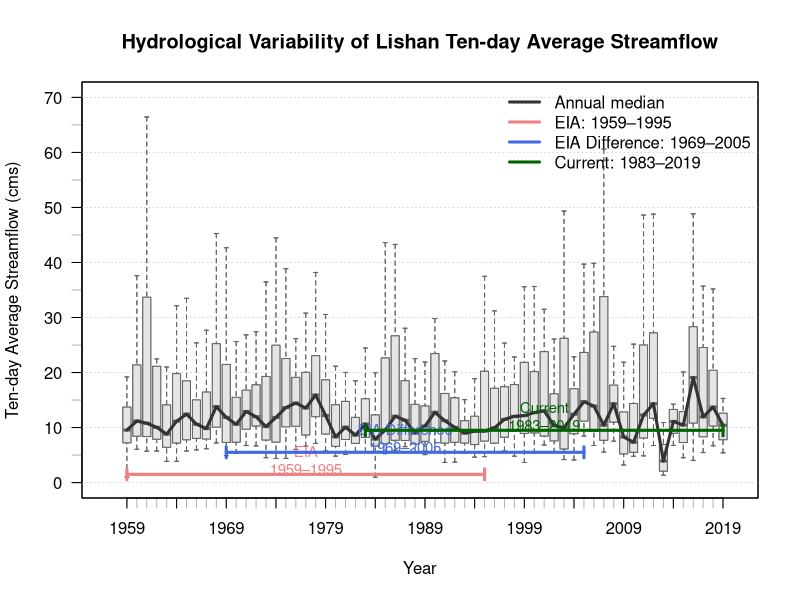
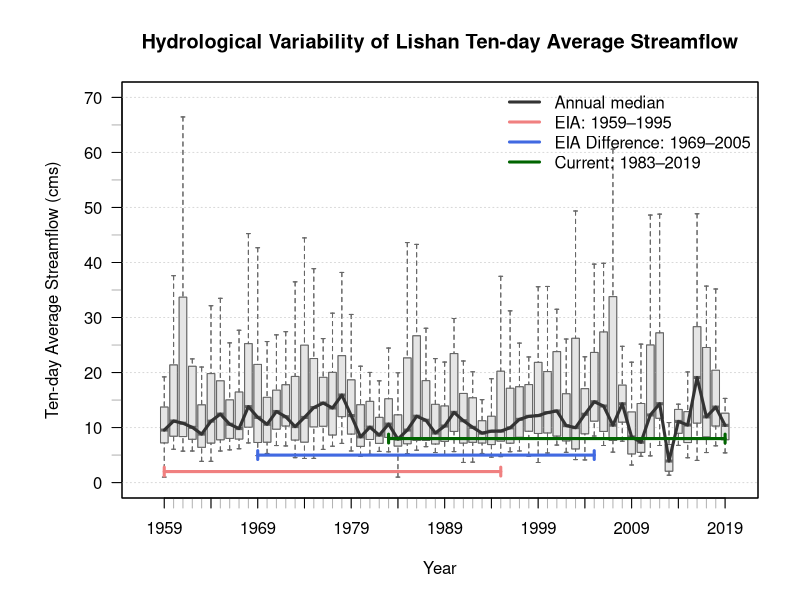
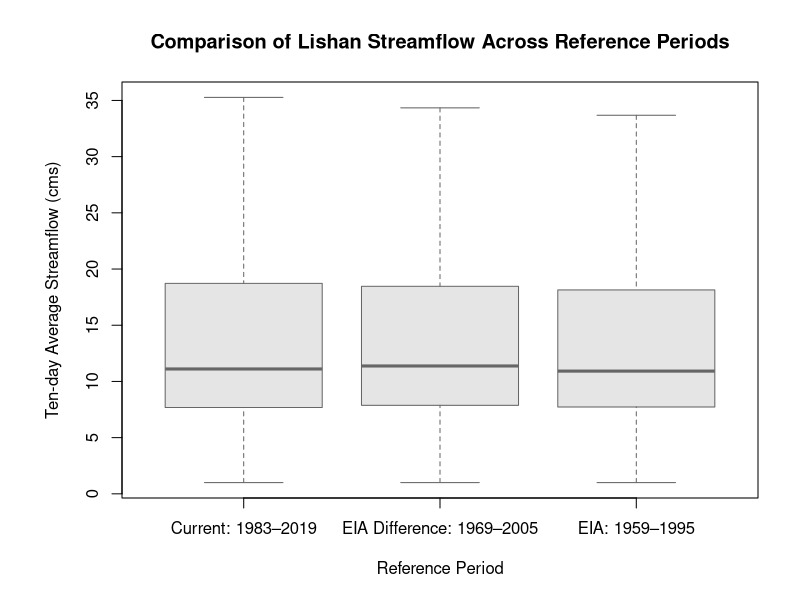

Generate these figures, in order, with R:
## ---- chunk 1
#| message: false
#| warning: false

packages <- c(
  "tidyverse",
  "here",
  "car"
)

installed_packages <- rownames(installed.packages())

for (pkg in packages) {
  if (!pkg %in% installed_packages) {
    install.packages(pkg)
  }
}

invisible(lapply(packages, library, character.only = TRUE))
## ---- chunk 2
#| message: false
#| warning: false

flow_data <- read_csv(
  here("data", "lishan_flow.csv")
)

glimpse(flow_data)
## ---- chunk 3
# Check number of ten-day observations
nrow(flow_data)

# Check number of columns
# Expected: 1 tendays column + year columns
ncol(flow_data)

# Extract year columns
year_cols <- names(flow_data)[-1]

# Check first and last year
year_cols[1]
year_cols[length(year_cols)]
## ---- chunk 4
#| fig.width: 11
#| fig.height: 6
#| fig.cap: "Annual distribution of ten-day average streamflow at Lishan Hydrological Station. Boxes represent the within-year distribution of ten-day streamflow values. The red annotation indicates the EIA reference period, while the blue annotation indicates the EIA Difference reference period."

# Remove tendays column for plotting
flow_matrix <- flow_data[, -1]

# Convert year column names to numeric years
years <- as.numeric(year_cols)

# Main boxplot
boxplot(
  flow_matrix,
  outline = FALSE,
  xaxt = "n",
  yaxt = "n",
  xlab = "Year",
  ylab = "Ten-day Average Streamflow (cms)",
  main = "Hydrological Variability of Lishan Ten-day Average Streamflow",
  xlim = c(-1, length(years) + 1),
  ylim = c(0, 70),
  col = "grey90",
  border = "grey40"
)

# X-axis minor tick marks
axis(
  side = 1,
  at = seq_along(years),
  labels = rep("", length(years)),
  col = "grey70"
)

# X-axis major year labels every five years
axis(
  side = 1,
  at = seq(1, length(years), 5),
  labels = years[seq(1, length(years), 5)]
)

# Y-axis minor tick marks
axis(
  side = 2,
  at = seq(0, 70, 5),
  labels = rep("", length(seq(0, 70, 5))),
  col = "grey70"
)

# Y-axis major labels
axis(
  side = 2,
  at = seq(0, 70, 10),
  labels = seq(0, 70, 10),
  las = 1
)

# Add horizontal grid lines
abline(
  h = seq(0, 70, 10),
  col = "grey85",
  lty = "dotted"
)

# Re-draw boxplot above grid lines
boxplot(
  flow_matrix,
  outline = FALSE,
  xaxt = "n",
  yaxt = "n",
  add = TRUE,
  col = "grey90",
  border = "grey40"
)

# Annual median trend line
lines(
  x = seq_along(years),
  y = apply(flow_matrix, 2, median, na.rm = TRUE),
  col = "grey20",
  lwd = 3
)

# Period index positions
eia_start <- which(years == 1959)
eia_end   <- which(years == 1995)

eia_diff_start <- which(years == 1969)
eia_diff_end   <- which(years == 2005)

current_start <- which(years == 1983)
current_end   <- which(years == 2019)

# EIA annotation
text(
  x = mean(c(eia_start, eia_end)),
  y = 4,
  labels = "EIA\n1959–1995",
  col = "lightcoral",
  cex = 0.9
)

lines(
  x = c(eia_start, eia_end),
  y = c(1.5, 1.5),
  col = "lightcoral",
  lwd = 3
)

lines(
  x = c(eia_start, eia_start),
  y = c(0.5, 2.5),
  col = "lightcoral",
  lwd = 3
)

lines(
  x = c(eia_end, eia_end),
  y = c(0.5, 2.5),
  col = "lightcoral",
  lwd = 3
)

# EIA Difference annotation
text(
  x = mean(c(eia_diff_start, eia_diff_end)),
  y = 8,
  labels = "EIA Difference\n1969–2005",
  col = "royalblue",
  cex = 0.9
)

lines(
  x = c(eia_diff_start, eia_diff_end),
  y = c(5.5, 5.5),
  col = "royalblue",
  lwd = 3
)

lines(
  x = c(eia_diff_start, eia_diff_start),
  y = c(4.5, 6.5),
  col = "royalblue",
  lwd = 3
)

lines(
  x = c(eia_diff_end, eia_diff_end),
  y = c(4.5, 6.5),
  col = "royalblue",
  lwd = 3
)

# Optional current period annotation
text(
  x = mean(c(current_start, current_end)),
  y = 12,
  labels = "Current\n1983–2019",
  col = "darkgreen",
  cex = 0.9
)

lines(
  x = c(current_start, current_end),
  y = c(9.5, 9.5),
  col = "darkgreen",
  lwd = 3
)

lines(
  x = c(current_start, current_start),
  y = c(8.5, 10.5),
  col = "darkgreen",
  lwd = 3
)

lines(
  x = c(current_end, current_end),
  y = c(8.5, 10.5),
  col = "darkgreen",
  lwd = 3
)

# Legend
legend(
  "topright",
  legend = c(
    "Annual median",
    "EIA: 1959–1995",
    "EIA Difference: 1969–2005",
    "Current: 1983–2019"
  ),
  col = c("grey20", "lightcoral", "royalblue", "darkgreen"),
  lwd = c(3, 3, 3, 3),
  bty = "n"
)
## ---- chunk 5
#| fig.width: 11
#| fig.height: 6
#| fig.cap: "Annual distribution of ten-day average streamflow at Lishan Hydrological Station. Boxes represent the within-year distribution of ten-day streamflow values. Colored annotations at the bottom indicate the EIA, EIA Difference, and Current reference periods."

# Slightly enlarge left and bottom margins for annotations
par(mar = c(5, 6, 4, 2) + 0.1)

# Remove tendays column for plotting
flow_matrix <- flow_data[, -1]

# Convert year column names to numeric years
years <- as.numeric(year_cols)

# Main boxplot
boxplot(
  flow_matrix,
  outline = FALSE,
  xaxt = "n",
  yaxt = "n",
  xlab = "Year",
  ylab = "Ten-day Average Streamflow (cms)",
  main = "Hydrological Variability of Lishan Ten-day Average Streamflow",
  xlim = c(-1, length(years) + 1),
  ylim = c(0, 70),
  col = "grey90",
  border = "grey40"
)

# X-axis minor tick marks
axis(
  side = 1,
  at = seq_along(years),
  labels = rep("", length(years)),
  col = "grey70"
)

# X-axis major year labels every five years
axis(
  side = 1,
  at = seq(1, length(years), 5),
  labels = years[seq(1, length(years), 5)]
)

# Y-axis minor tick marks
axis(
  side = 2,
  at = seq(0, 70, 5),
  labels = rep("", length(seq(0, 70, 5))),
  col = "grey70"
)

# Y-axis major labels
axis(
  side = 2,
  at = seq(0, 70, 10),
  labels = seq(0, 70, 10),
  las = 1
)

# Add horizontal grid lines
abline(
  h = seq(0, 70, 10),
  col = "grey85",
  lty = "dotted"
)

# Re-draw boxplot above grid lines
boxplot(
  flow_matrix,
  outline = FALSE,
  xaxt = "n",
  yaxt = "n",
  add = TRUE,
  col = "grey90",
  border = "grey40"
)

# Annual median trend line
lines(
  x = seq_along(years),
  y = apply(flow_matrix, 2, median, na.rm = TRUE),
  col = "grey20",
  lwd = 3
)

# Period index positions
eia_start <- which(years == 1959)
eia_end   <- which(years == 1995)

eia_diff_start <- which(years == 1969)
eia_diff_end   <- which(years == 2005)

current_start <- which(years == 1983)
current_end   <- which(years == 2019)

# Bottom annotation y positions
y_eia      <- 2
y_eia_diff <- 5
y_current  <- 8

# Left-side labels
# text(x = 0.3, y = y_eia, labels = "EIA\n1959–1995", col = "lightcoral", cex = 0.9, adj = c(0, 0.5) )

# text( x = 0.3, y = y_eia_diff, labels = "EIA Difference\n1969–2005", col = "royalblue", cex = 0.9, adj = c(0, 0.5) )

# text( x = 0.3, y = y_current, labels = "Current\n1983–2019", col = "darkgreen", cex = 0.9, adj = c(0, 0.5) )

# EIA annotation line
lines(
  x = c(eia_start, eia_end),
  y = c(y_eia, y_eia),
  col = "lightcoral",
  lwd = 3
)

lines(
  x = c(eia_start, eia_start),
  y = c(y_eia - 0.8, y_eia + 0.8),
  col = "lightcoral",
  lwd = 3
)

lines(
  x = c(eia_end, eia_end),
  y = c(y_eia - 0.8, y_eia + 0.8),
  col = "lightcoral",
  lwd = 3
)

# EIA Difference annotation line
lines(
  x = c(eia_diff_start, eia_diff_end),
  y = c(y_eia_diff, y_eia_diff),
  col = "royalblue",
  lwd = 3
)

lines(
  x = c(eia_diff_start, eia_diff_start),
  y = c(y_eia_diff - 0.8, y_eia_diff + 0.8),
  col = "royalblue",
  lwd = 3
)

lines(
  x = c(eia_diff_end, eia_diff_end),
  y = c(y_eia_diff - 0.8, y_eia_diff + 0.8),
  col = "royalblue",
  lwd = 3
)

# Current annotation line
lines(
  x = c(current_start, current_end),
  y = c(y_current, y_current),
  col = "darkgreen",
  lwd = 3
)

lines(
  x = c(current_start, current_start),
  y = c(y_current - 0.8, y_current + 0.8),
  col = "darkgreen",
  lwd = 3
)

lines(
  x = c(current_end, current_end),
  y = c(y_current - 0.8, y_current + 0.8),
  col = "darkgreen",
  lwd = 3
)

# Legend
legend(
  "topright",
  legend = c(
    "Annual median",
    "EIA: 1959–1995",
    "EIA Difference: 1969–2005",
    "Current: 1983–2019"
  ),
  col = c("grey20", "lightcoral", "royalblue", "darkgreen"),
  lwd = c(3, 3, 3, 3),
  bty = "n"
)
## ---- chunk 6
# The CSV year columns are assumed to be already coded as Gregorian / CE years.

eia <- flow_data |>
  select(tendays, `1959`:`1995`) |>
  select(-tendays) |>
  unlist(use.names = FALSE)

eia_difference <- flow_data |>
  select(tendays, `1969`:`2005`) |>
  select(-tendays) |>
  unlist(use.names = FALSE)

current <- flow_data |>
  select(tendays, `1983`:`2019`) |>
  select(-tendays) |>
  unlist(use.names = FALSE)

length(eia)
length(eia_difference)
length(current)
## ---- chunk 7
flow_period_df <- tibble(
  cms = c(eia, eia_difference, current),
  period = rep(
    c(
      "EIA: 1959–1995",
      "EIA Difference: 1969–2005",
      "Current: 1983–2019"
    ),
    each = length(eia)
  )
)

flow_period_df
## ---- chunk 8
flow_period_summary <- flow_period_df |>
  group_by(period) |>
  summarise(
    n = n(),
    mean_cms = mean(cms, na.rm = TRUE),
    median_cms = median(cms, na.rm = TRUE),
    sd_cms = sd(cms, na.rm = TRUE),
    variance_cms = var(cms, na.rm = TRUE),
    q03_cms = quantile(cms, 0.03, na.rm = TRUE),
    q25_cms = quantile(cms, 0.25, na.rm = TRUE),
    q75_cms = quantile(cms, 0.75, na.rm = TRUE),
    max_cms = max(cms, na.rm = TRUE),
    .groups = "drop"
  )

flow_period_summary
## ---- chunk 9
# Mean comparison between EIA and EIA Difference
t.test(
  eia,
  eia_difference,
  var.equal = TRUE
)

# Mean comparison between EIA Difference and Current
t.test(
  eia_difference,
  current,
  var.equal = TRUE
)
## ---- chunk 10
# Variance comparison between EIA and EIA Difference
var.test(
  eia,
  eia_difference,
  alternative = "two.sided"
)

# Variance comparison between EIA Difference and Current
var.test(
  eia_difference,
  current,
  alternative = "two.sided"
)
## ---- chunk 11
# Wilcoxon rank-sum test between EIA Difference and Current

wilcox.test(
  eia_difference,
  current,
  alternative = "two.sided",
  mu = 0,
  exact = FALSE
)
## ---- chunk 12
aov_cms <- aov(
  cms ~ period,
  data = flow_period_df
)

summary(aov_cms)
## ---- chunk 13
#| fig.width: 8
#| fig.height: 5
#| fig.cap: "Comparison of ten-day average streamflow distributions across the EIA, EIA Difference, and Current periods."

boxplot(
  cms ~ period,
  data = flow_period_df,
  outline = FALSE,
  xlab = "Reference Period",
  ylab = "Ten-day Average Streamflow (cms)",
  main = "Comparison of Lishan Streamflow Across Reference Periods",
  col = "grey90",
  border = "grey40"
)
## ---- chunk 14
leveneTest(
  cms ~ period,
  data = flow_period_df,
  center = mean
)
## ---- chunk 15
# Estimate the 3rd percentile low-flow threshold across all year columns.
# The tendays column is excluded.

low_flow_q03 <- quantile(
  unlist(flow_data[, -1], use.names = FALSE),
  0.03,
  na.rm = TRUE
)

low_flow_q03
